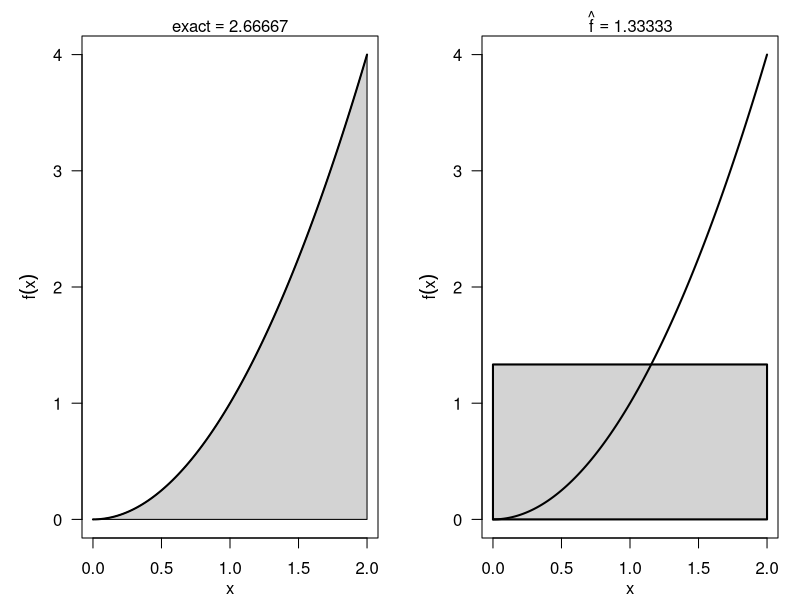
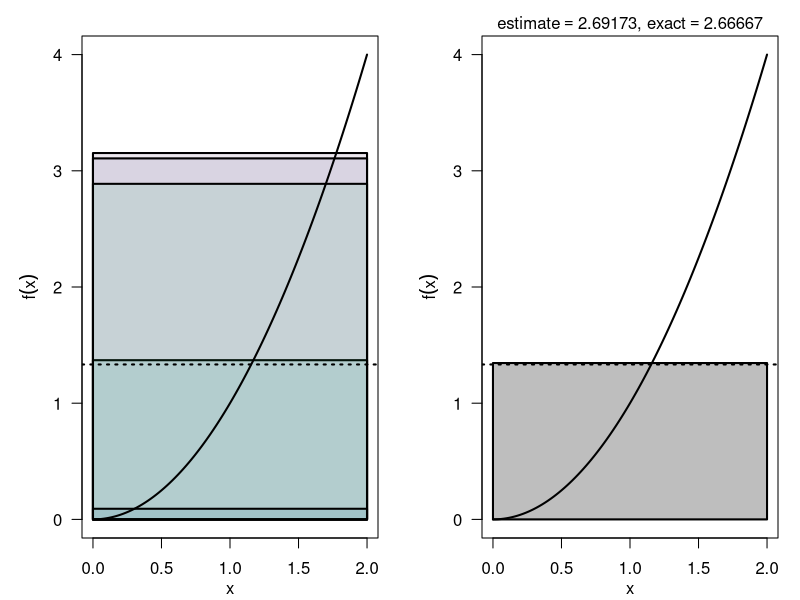
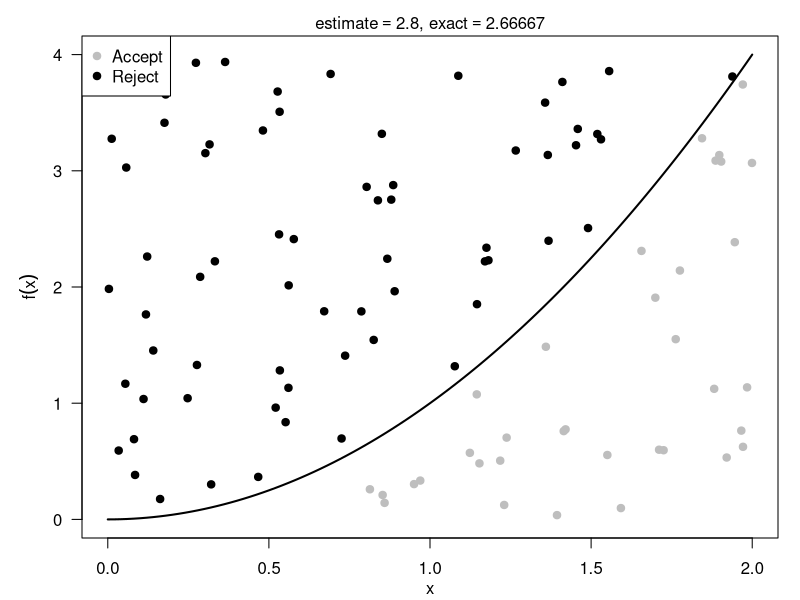
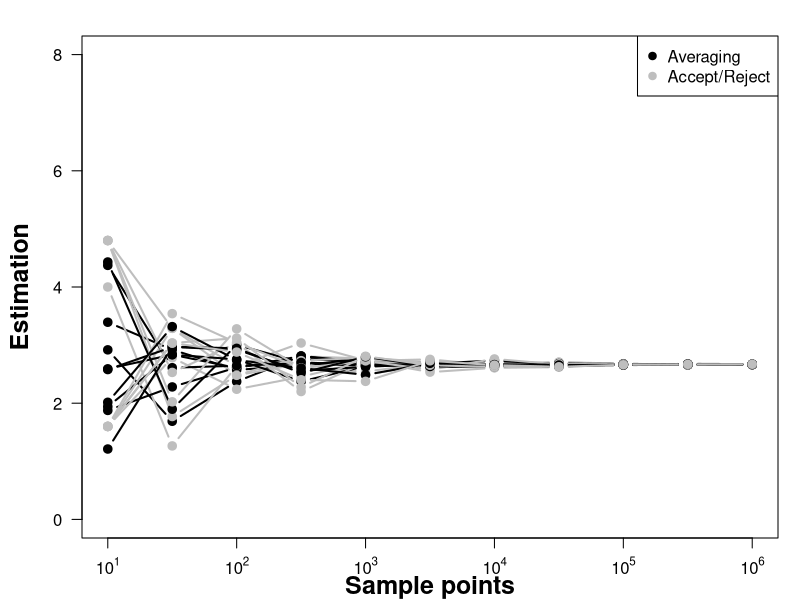

Write the R code that produced these figures, in order.
set.seed(1001)
files <- T
f <- function(x) x^2
a <- 0
b <- 2
N <- 100
cols <- hcl.colors(N, alpha=0.1)
auc <- integrate(f, lower=a, upper=b)$value
fhat <- auc/(b-a)
rx <- runif(N, a, b)
ry <- runif(N, f(a), f(b))
rfs <- sapply(rx, f)
idx <- order(rfs)
# rx <- rx[idx]
# rfs <- rfs[idx]
# ry <- ry[idx]

# # # # # # # # # # # # # # # # # # # #
if(files)pdf("intro.pdf", height=5, width=10)
par(mfrow=c(1, 2), mar=c(3.1, 4.1, 1.8, 1.1), xaxs='r', yaxs='r')
xs <- seq(a, b, length=100)
plot(NULL, xlim=c(a,b), ylim=c(f(a), f(b)), las=1, xlab="", ylab="")
	mtext(expression(x), side=1, font=2, cex=1.0, line=2)
	mtext(expression(f(x)), side=2, font=2, cex=1.0, line=2)
	mtext(bquote(paste(exact==.(signif(auc, 6)))), side=3)

polygon(c(rev(xs), xs), c(0*xs, sapply(xs, f)), col="lightgray")
plot(f, xlim=c(a,b), ylim=c(f(a), f(b)), lwd=2, add=T)

plot(NULL, xlim=c(a,b), ylim=c(f(a), f(b)), las=1, xlab="", ylab="")
	mtext(expression(x), side=1, font=2, cex=1.0, line=2)
	mtext(expression(f(x)), side=2, font=2, cex=1.0, line=2)
		mtext(bquote(paste(hat(f)==.(signif(fhat, 6)))), side=3)

polygon(c(a, b, b, a), c(f(a), f(a), fhat, fhat), lwd=2, col="lightgray")
plot(f, xlim=c(a,b), ylim=c(f(a), f(b)), lwd=2, add=T)
if(files)dev.off()

# # # # # # # # # # # # # # # # # # # #
# # # # # # # # # # # # # # # # # # # #
if(files)pdf("rectangles.pdf", height=5, width=10)

par(mfrow=c(1, 2), mar=c(3.1, 4.1, 1.8, 1.1), xaxs='r', yaxs='r')
	plot(NULL, xlim=c(a,b), ylim=c(f(a), f(b)), las=1, xlab="", ylab="")
	mtext(expression(x), side=1, font=2, cex=1.0, line=2)
	mtext(expression(f(x)), side=2, font=2, cex=1.0, line=2)
	for(i in sample(1:N, 5)){
		y <- rfs[i]
		polygon(c(a, b, b, a), c(0, 0, y, y), col=cols[i], lwd=2)
}
	plot(f, xlim=c(a,b), ylim=c(f(a), f(b)), lwd=2, add=T)
	abline(h=fhat, lwd=2, col="black", lty=3)


# # # # # # # # # # # # # # # # # # # #
# # # # # # # # # # # # # # # # # # # #

	plot(NULL, xlim=c(a,b), ylim=c(f(a), f(b)), las=1, xlab="", ylab="")
	mtext(expression(x), side=1, font=2, cex=1.0, line=2)
	mtext(expression(f(x)), side=2, font=2, cex=1.0, line=2)
	mtext(bquote(paste(estimate==.(signif(mean(rfs)*(b-a), 6)), ', ',exact==.(signif(auc, 6)))), side=3)

		polygon(c(a,b,b,a), c(0,0,mean(rfs),mean(rfs)), col="gray", lwd=2)
	plot(f, xlim=c(a,b), ylim=c(f(a), f(b)), lwd=2, add=T)
	abline(h=fhat, col="black", lwd=2, lty=3)
	# }

if(files)dev.off()# # # # # # # # # # # # # # # # # # # #
# # # # # # # # # # # # # # # # # # # #
if(files)pdf("rejection.pdf", height=5, width=5)
par(mfrow=c(1,1), mar=c(3.1, 4.1, 1.8, 1.1), xaxs='r', yaxs='r', bg="white")

	plot(NULL, xlim=c(a,b), ylim=c(f(a), f(b)), las=1, xlab="", ylab="")
	mtext(expression(x), side=1, font=2, cex=1.0, line=2)
	mtext(expression(f(x)), side=2, font=2, cex=1.0, line=2)
	approx2 <- (f(b)-f(a))*(b-a)*sum(ry < rfs)/N
	mtext(bquote(paste(estimate==.(signif(approx2, 6)), ', ',exact==.(signif(auc, 6)))), side=3)
points(rx[ry < rfs], ry[ry < rfs], col="gray", pch=19)
points(rx[ry >= rfs], ry[ry >= rfs], col="black", pch=19)
	plot(f, xlim=c(a,b), ylim=c(f(a), f(b)), lwd=2, add=T)
	
legend("topleft", c("Accept", "Reject"), pch=c(19, 19, NA), col=c("gray", "black", "black"), bg="white")
if(files)dev.off()

# # # # # # # # # # # # # # # # # #
if(files)pdf("Ns.pdf", height=5, width=5)

est <- NULL

# for(N in 10^seq(1, 6, by=0.5)){
# rx <- runif(N, a, b)
# ry <- runif(N, f(a), f(b))
# rfs <- sapply(rx, f)
# est <- rbind(est, c(rep=1, size=N, est1=mean(rfs)*(b-a), est2=(f(b)-f(a))*(b-a)*sum(ry < rfs)/N))
# }


for(m in 1:10){
	# est <- NULL

for(N in 10^seq(1, 6, by=0.5)){
rx <- runif(N, a, b)
ry <- runif(N, f(a), f(b))
rfs <- sapply(rx, f)
est <- rbind(est, c(m, N, mean(rfs)*(b-a), (f(b)-f(a))*(b-a)*sum(ry < rfs)/N))
}
}
est <- as.data.frame(est)
names(est) <- c("i", "N", "est1", "est2")

par(mfrow=c(1, 1), mar=c(3.1, 4.1, 1.8, 1.1), xaxs='r', yaxs='r')

	plot(est1 ~ N, est, subset=i==1, ylim=(b-a)*c(f(a), f(b)), las=1, xlab="", ylab="", log='x', type='b', pch=19, axes=F, lwd=2)
	axis(1, at=10^(1:6), labels=c(expression(10^1, 10^2, 10^3, 10^4, 10^5, 10^6)))
	axis(2, las=1)
	box()
	mtext("Sample points", side=1, font=2, cex=1.5, line=2)
	mtext("Estimation", side=2, font=2, cex=1.5, line=2.5)
	points(est2 ~ N, est, subset=i==1, type='b', pch=19, lwd=2, col="gray")
	legend("topright", c("Averaging", "Accept/Reject"), pch=c(19, 19), col=c("black", "gray"), bg="white")
for(m in 2:10){
points(est1 ~ N, est, subset=i==m, type='b', pch=19, lwd=2, col="black")
points(est2 ~ N, est, subset=i==m, type='b', pch=19, lwd=2, col="gray")
}
# points(aggregate(est$est1, by=list(est$N), mean), col=2, pch=19, type='b')
# points(aggregate(est$est2, by=list(est$N), mean), col=4, pch=19, type='b')

if(files)dev.off()# # # # # # # # # # # # # # # # # # # #
